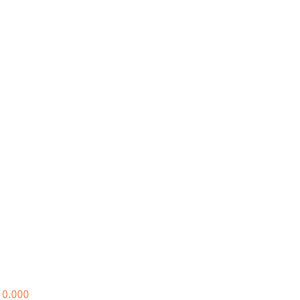
Frame 1 (no input)
Frame 60 (the mouse pressed at the canvas centre just before this capture): identical to frame 1, image omitted
Frame 120 (the mouse held since frame 60 and released just before this capture): identical to frame 1, image omitted

The Processing sketch that drew this single still picture (run headless with seeded random() and noise(); from frame 60 on, the mouse is pressed at the canvas centre):

// Processing sketch: stepCountButtonKEY
// ── stepCountButtonKEY.pde
float inCircle = 0;
float outCircle = 10; 
float moreThan = 1;
int inNo = 0;
int outNo = 10;
float deg = 0.06283185307179587;

void setup() {
  size(300, 300);
  smooth();
  background(#FFFFFF);
}

void draw() {

  noStroke();
  fill(#FFFFFF);
  rect(0, 280, 300, 20);
  fill(250, 121, 78);
  text(((deg - 0.06283185307179587) / 0.06283185307179587), 0, 298);
}
void keyPressed() {
  if (key == 'c') { 
    advance();
  }
}


// ── functions.pde
void advance() {
  stroke(250, 121, 78); // color
  pushMatrix();
  translate(width/2, height/2);
  rotate(deg);
  strokeWeight(1);
  line(inCircle, inCircle, outCircle, outCircle);
  popMatrix();

  if (deg >= moreThan * 6.283185307179587) {
    inCircle = inNo+10;
    outCircle = outNo+10;

    inNo += 10;
    outNo += 10;
    moreThan++;
  }

  deg = deg + 0.06283185307179587;
}
